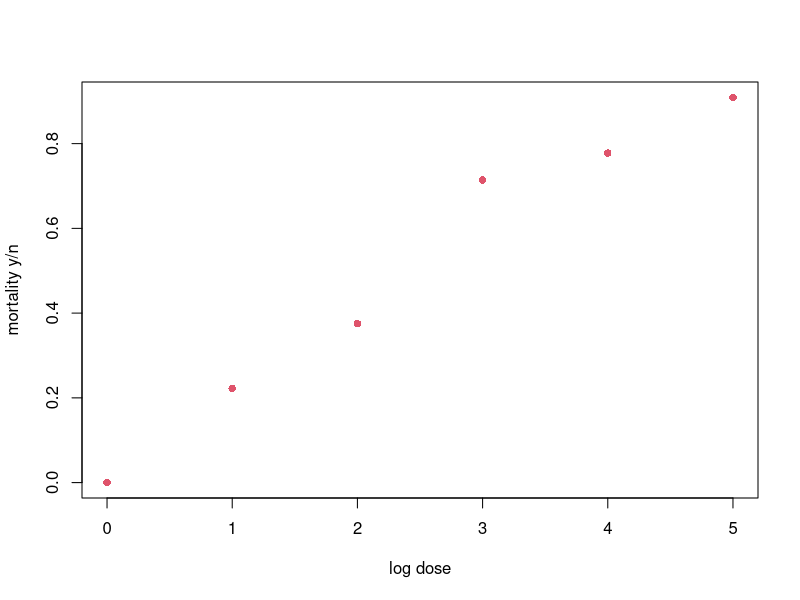
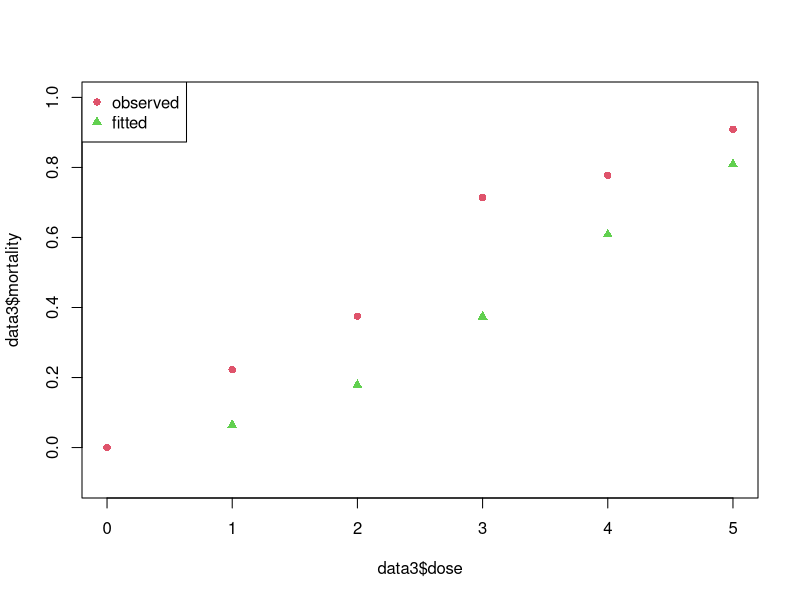

Write R code to recreate these figures, in order.

#3.1
dose = seq(0,5)
mortality = c(0/7, 2/9, 3/8, 5/7, 7/9, 10/11)
weights= c(7,9,8,7,9,11)

data3 = data.frame(dose=dose, mortality=mortality, weights=weights)

plot(data3$dose, data3$mortality, pch=16, col=2, xlab="log dose", ylab="mortality y/n")

#3.2
probit.fit = glm(mortality~dose, family=binomial(link=probit),
                 data=data3, weights=data3$weights)
summary(probit.fit)
fitted_values=fitted.values(probit.fit)
plot(data3$dose, data3$mortality, pch=16, col=2, ylim=c(-.1,1))
points(fitted_values, pch=17, col=3, xlab="log dose", ylab="mortality y/n")
legend("topleft", c("observed","fitted"), col = c(2,3), pch=c(16,17) )


#3.3


set.seed(1000)
beta_hat = coef(probit.fit)

log_LD_50 = -beta_hat[1]/beta_hat[2]

sigma_hat = vcov(probit.fit)
sigma11= sigma_hat[1,1]
sigma22= sigma_hat[2,2]
sigma12= sigma_hat[1,2]

t = 1.96
b0 = beta_hat[1]
b1 = beta_hat[2]

a = b1^2 - t^2*sigma22
b = -2*(b0*b1-t^2*sigma12)  #check the 1.96 part
c = b0^2-t^2*sigma11

CI = -(-b+c(1,-1)*sqrt(b^2-4*a*c))/(2*a)


#3.4

set.seed(1000)
N = 1000
r.boot = double(N)
mortality.boot = double(6)
est.boot = matrix(NA, nrow=N, ncol=2)

for (i in 1:N){
  for (j in 1:length(data3$mortality)){
    mortality.boot[j] = sum(rbinom(weights[j], 1, mortality[j]))/weights[j]    
  }
  data3.boot = data.frame(mortaliy=mortality.boot, dose=dose, weights=weights)
  data3.boot
  probit.fit.boot = glm(mortality.boot~dose, family=binomial(link=probit),
                        data = data3.boot, weights=weights)
  beta_hat = coef(probit.fit.boot)
  beta_hat
  est.boot[i,] = beta_hat
  r.boot[i] = -beta_hat[1]/beta_hat[2]
  
}

CI.boot = quantile(r.boot, c(.025,.975))
CI.boot


#3.5

set.seed(1000)
dose = seq(0,5)
mortality = c(0/7, 2/9, 3/8, 5/7, 7/9, 10/11)
weights= c(7,9,8,7,9,11)

data3 = data.frame(dose=dose, mortality=mortality, weights=weights)

library(truncnorm)
library(mvtnorm)

Pi = mortality

y1= rbinom(weights[1], 1, Pi[1])
y2= rbinom(weights[2], 1, Pi[2])
y3= rbinom(weights[3], 1, Pi[3])
y4= rbinom(weights[4], 1, Pi[4])
y5= rbinom(weights[5], 1, Pi[5])
y6= rbinom(weights[6], 1, Pi[6])
Y =c(y1,y2,y3,y4,y5,y6)

X2=rep(dose,weights)
M = length(Y)
X1 = rep(1, M)

X = cbind(X1,X2)


sigma0 = matrix(c(1,0,0,1), nrow=2)
beta0= c(1,1)
N = 1000

#Initial Z
Z = rep(NA,M)
for (i in 1:M){
  Z[i] = rnorm(1, X[i,]*beta0, 1)
}

BETA = matrix(rep(NA, N*2), nrow=N)
sigma_hat = solve(solve(sigma0)+t(X)%*%X)
beta_hat = sigma_hat%*%(solve(sigma0)%*%beta0+t(X)%*%Z)

for (i in 1:N){
  beta = rmvnorm(1, beta_hat, sigma_hat)
  for (j in 1:M){
    if (Y[j]==1){
      Z[j] = rtruncnorm(1,a=0, b=Inf, mean= X[j,]%*%t(beta), sd= 1 )
    } else if(Y[j]==0){
      Z[j] = rtruncnorm(1,a=-Inf, b=0, mean= X[j,]%*%t(beta), sd= 1 ) 
    }
  }
  BETA[i,] = beta
  beta_hat = sigma_hat%*%(solve(sigma0)%*%beta0+t(X)%*%Z)
}

LD.50.bayes = -BETA[100:N,1]/BETA[100:N,2]
CI.bayes = quantile(LD.50.bayes, c(.025, .975))
post.mean =round(mean(LD.50.bayes),3)
